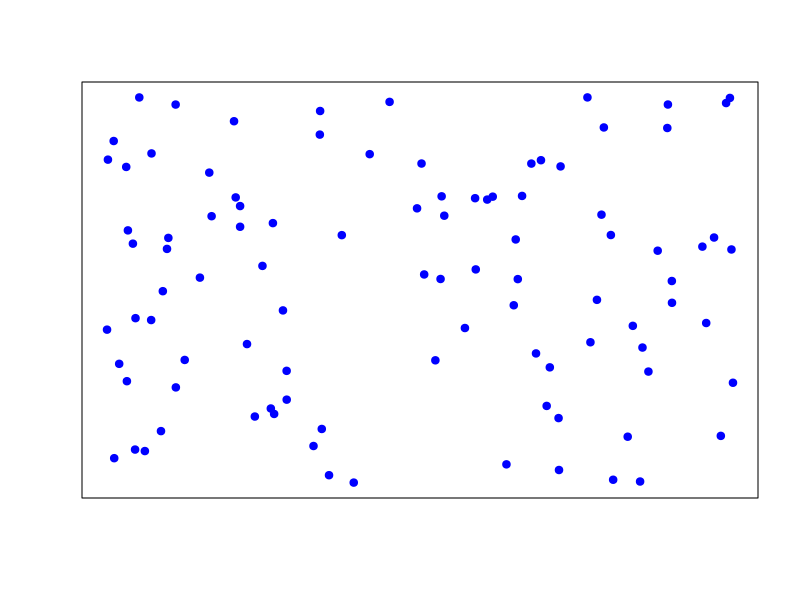
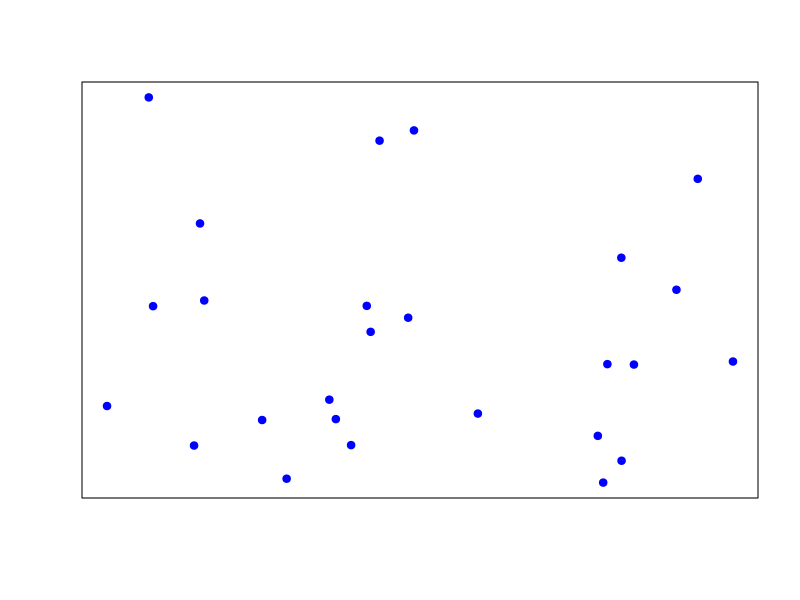

The R script that drew these images, in order:
## ---- chunk 1
library(spatstat)
## ---- chunk 2
h_pp <- rpoispp(100) # homogeneous
ih_pp <- rpoispp(function(x,y) {100*exp(-4*y)}, 100) # inhomogeneous

plot(coords(h_pp), pch=19, xlab="",xaxt="n", ylab="",yaxt="n", col="blue")
plot(coords(ih_pp), pch=19, xlab="",xaxt="n", ylab="",yaxt="n", col="blue")
